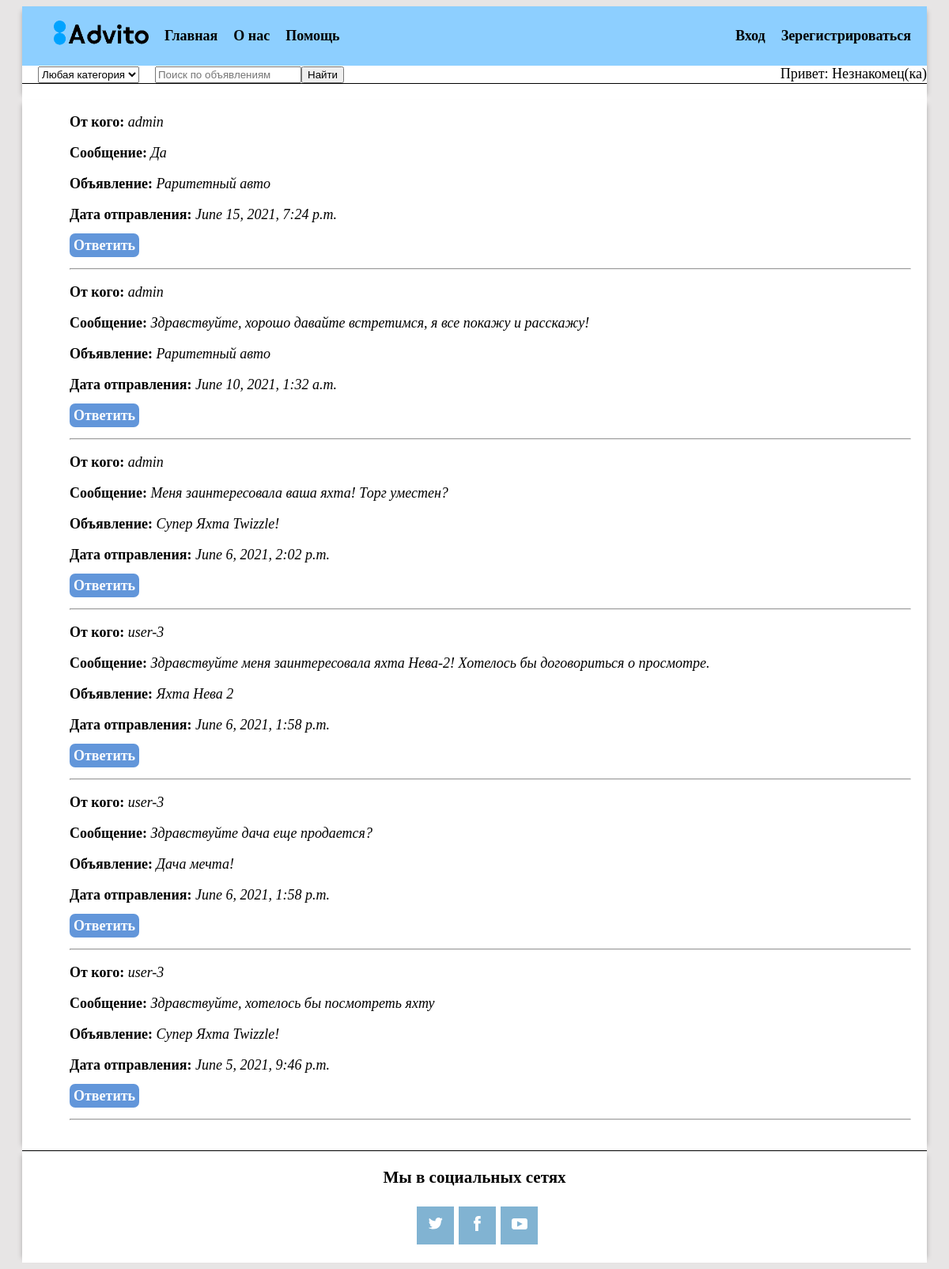
Page /advito/8/profile/message_to/ on the committed database.
### advito/models.py (models this page shows, shortened)
class Message(models.Model):
    author = models.ForeignKey(Profile, on_delete=models.CASCADE, verbose_name="Автор сообщения")
    to_whom = models.ForeignKey(User, on_delete=models.CASCADE, verbose_name="Кому сообщение")
    in_post = models.ForeignKey(Post, on_delete=models.CASCADE, null=True)
    text = models.TextField(verbose_name="Сообщение", blank=True, max_length=300)
    date_pub = models.DateTimeField(default=timezone.now, verbose_name="Дата создания")
    date_edit = models.DateTimeField(default=timezone.now, verbose_name="Дата редактирования")

class Profile(models.Model):
    user = models.OneToOneField(User, on_delete=models.CASCADE, related_name='user_profile')
    birth_date = models.DateField(verbose_name='Дата рождения', blank=True, null=True, validators=[validate_birth_date])
    about = models.TextField(verbose_name="Информация о пользователе", blank=True, max_length=300)
    phone = models.CharField(verbose_name="Телефон", null=True, blank=True, max_length=50)
    avatar = models.ImageField(verbose_name="Фото пользователя", upload_to=user_avatar_path)
    town = models.CharField(verbose_name="Город", null=True, blank=True, max_length=30)
    subscribers = models.ManyToManyField(User, blank=True, verbose_name="Подписчики пользователя", related_name='subscribers')
    def __str__(self):
        return f'{self.user}'

class Post(models.Model):
    author = models.ForeignKey(User, on_delete=models.CASCADE)
    category = models.ForeignKey(CategoryPost, on_delete=models.CASCADE, verbose_name="Категория", related_name='category')
    price = models.FloatField(verbose_name="Цена", blank=True)
    name_descript = models.CharField(max_length=200,  blank=True, verbose_name="Название объявления")
    description = models.TextField(max_length=1000, blank=True, verbose_name="Описание объявления")
    image = models.ImageField(upload_to=user_directory_path, verbose_name="Фото объявления")
    date_pub = models.DateTimeField(default=timezone.now, verbose_name="Дата объявления")
    date_edit = models.DateTimeField(default=timezone.now, verbose_name="Дата редактирования")
    class Meta:
        ordering=['-date_pub']

### advito/views_auth.py (the view)
# urls.py: path('<int:user_id>/profile/message_to/', views_auth.MessageToProfileView.as_view(), name='message_to_profile'),
class MessageToProfileView(ListView):
    model = Message
    categories= CategoryPost.objects.all()
    template_name = 'my_auth/message_to_profile.html'
    extra_context = {'categories':categories, }
    context = {}
    def get(self, request, *args, **kwargs):
        user_id = request.user.id
        if self.request.user.is_authenticated:
            messages = self.model.objects.filter(
                to_whom=user_id,
                date_pub__year=2021
            ).order_by('-date_pub')
            self.context['messages'] = messages
        return render(request, self.template_name, self.context)

### advito/templates/my_auth/message_to_profile.html (shortened to what this page needs)
{% extends 'base.html' %}
{% block content %}
  <div class="message-to-profile">
    {% if messages %}
      <ul class="messages-to">
        {% for message in messages %}
          <li class="message">
            <p class="message__name">От кого: <i class="message__name_text">{{ message.author }}</i></p>
            <p class="message__name">Сообщение: <i class="message__name_text">{{ message.text }}</i></p>
            <p class="message__name">Объявление: <i class="message__name_text">{{ message.in_post.name_descript }}</i></p>
            <p class="message__name">Дата отправления: <i class="message__name_text">{{ message.date_pub }}</i></p>
          </li>
          <p><a class="message-button" href="{% url 'advito:post_message_reply' message.in_post.id message.id %}">Ответить</a></p>
          <hr>
        {% endfor %}
      </ul>
    {% else %}
      <i>Пока сообщений нет</i>
    {% endif %}
  </div>
{% endblock  %}

### static/css/common.css (style rules this page uses)
html { background-color: #E7E5E5; box-sizing: border-box; font-family: 'Times New Roman', serif; }
body { font-size: 18px; }
a { text-decoration: none; cursor: pointer; }
li { list-style-type: none }
.message__name, .comment__name { font-weight: bold; }
.message__name_text, .comment__name_text { font-weight: initial; }

### static/css/style.css (style rules this page uses)
.message-button, .add-vaforite-button, .del-post-button, .create-post__button, .log-button__submit, .button__href, .button, .button__submit { cursor: pointer; border-radius: 7px; padding: 5px; background-color: rgb(98, 150, 218); font-weight: bold; color: #ffffff; max-width: 200px; margin-bottom: 10px; margin-top: 10px; }

### rows in the picture
Message: author "admin", text "Да", in_post.name_descript "Раритетный авто", date_pub "June 15, 2021, 7:24 p.m."
Message: author "admin", text "Здравствуйте, хорошо давайте встретимся, я все покажу и расскажу!", in_post.name_descript "Раритетный авто", date_pub "June 10, 2021, 1:32 a.m."
Message: author "admin", text "Меня заинтересовала ваша яхта! Торг уместен?", in_post.name_descript "Супер Яхта Twizzle!", date_pub "June 6, 2021, 2:02 p.m."
Message: author "user-3", text "Здравствуйте меня заинтересовала яхта Нева-2! Хотелось бы договориться о просмотре.", in_post.name_descript "Яхта Нева 2", date_pub "June 6, 2021, 1:58 p.m."
Message: author "user-3", text "Здравствуйте дача еще продается?", in_post.name_descript "Дача мечта!", date_pub "June 6, 2021, 1:58 p.m."
Message: author "user-3", text "Здравствуйте, хотелось бы посмотреть яхту", in_post.name_descript "Супер Яхта Twizzle!", date_pub "June 5, 2021, 9:46 p.m."
